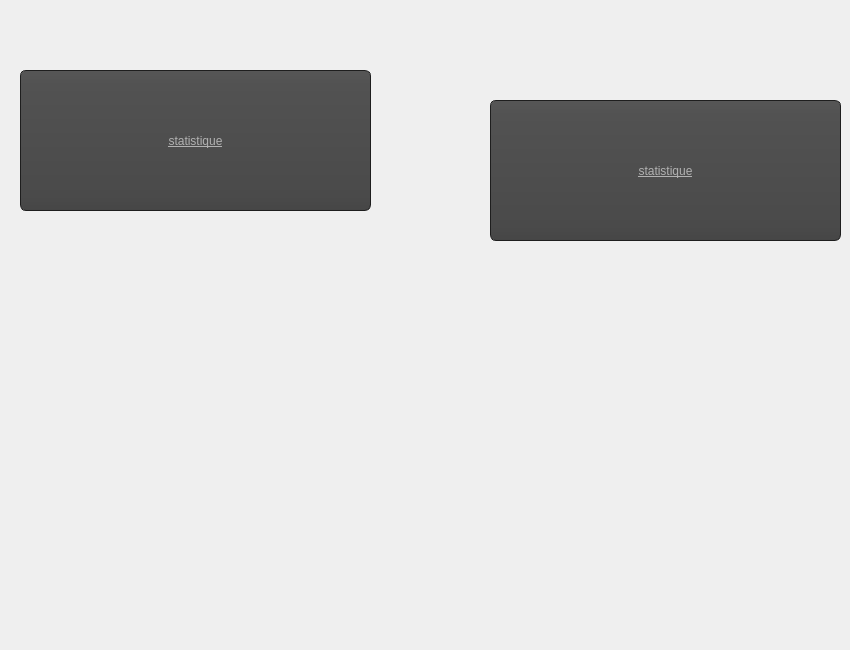
    <widget class="QWidget" name="tab_3">
     <attribute name="title">
      <string>STATISTIQUE</string>
     </attribute>
     <widget class="QPushButton" name="pushButton_Sui_m_2">
      <property name="geometry">
       <rect>
        <x>20</x>
        <y>70</y>
        <width>351</width>
        <height>141</height>
       </rect>
      </property>
      <property name="font">
       <font>
        <family>MS Shell Dlg 2</family>
        <pointsize>-1</pointsize>
        <weight>50</weight>
        <italic>false</italic>
        <bold>false</bold>
        <underline>true</underline>
       </font>
      </property>
      <property name="styleSheet">
       <string notr="true">QToolTip
{
     border: 1px solid black;
     background-color: #ffa02f;
     padding: 1px;
     border-radius: 3px;
     opacity: 100;
}

QWidget
{
    color: #b1b1b1;
    background-color: #323232;
}

QWidget:item:hover
{
    background-color: QLinearGradient( x1: 0, y1: 0, x2: 0, y2: 1, stop: 0 #ffa02f, stop: 1 #ca0619);
    color: #000000;
}

QWidget:item:selected
{
    background-color: QLinearGradient( x1: 0, y1: 0, x2: 0, y2: 1, stop: 0 #ffa02f, stop: 1 #d7801a);
}

QMenuBar::item
{
    background: transparent;
}

QMenuBar::item:selected
{
    background: transparent;
    border: 1px solid #ffaa00;
}

QMenuBar::item:pressed
{
    background: #444;
    border: 1px solid #000;
    background-color: QLinearGradient(
        x1:0, y1:0,
        x2:0, y2:1,
        stop:1 #212121,
        stop:0.4 #343434/*,
        stop:0.2 #343434,
        stop:0.1 #ffaa00*/
    );
    margin-bottom:-1px;
    padding-bottom:1px;
}

QMenu
{
    border: 1px solid #000;
}

QMenu::item
{
    padding: 2px 20px 2px 20px;
}

QMenu::item:selected
{
    color: #000000;
}

QWidget:disabled
{
    color: #404040;
    background-color: #323232;
}

QAbstractItemView
{
    background-color: QLinearGradient( x1: 0, y1: 0, x2: 0, y2: 1, stop: 0 #4d4d4d, stop: 0.1 #646464, stop: 1 #5d5d5d);
}

QWidget:focus
{
    /*border: 2px solid QLinearGradient( x1: 0, y1: 0, x2: 0, y2: 1, stop: 0 #ffa02f, stop: 1 #d7801a);*/
}

QLineEdit
{
    background-color: QLinearGradient( x1: 0, y1: 0, x2: 0, y2: 1, stop: 0 #4d4d4d, stop: 0 #646464, stop: 1 #5d5d5d);
    padding: 1px;
    border-style: solid;
    border: 1px solid #1e1e1e;
    border-radius: 5;
}

QPushButton
{
    color: #b1b1b1;
    background-color: QLinearGradient( x1: 0, y1: 0, x2: 0, y2: 1, stop: 0 #565656, stop: 0.1 #525252, stop: 0.5 #4e4e4e, stop: 0.9 #4a4a4a, stop: 1 #464646);
    border-width: 1px;
    border-color: #1e1e1e;
    border-style: solid;
    border-radius: 6;
    padding: 3px;
    font-size: 12px;
    padding-left: 5px;
    padding-right: 5px;
}

QPushButton:pressed
{
    background-color: QLinearGradient( x1: 0, y1: 0, x2: 0, y2: 1, stop: 0 #2d2d2d, stop: 0.1 #2b2b2b, stop: 0.5 #292929, stop: 0.9 #282828, stop: 1 #252525);
}

QComboBox
{
    selection-background-color: #ffaa00;
    background-color: QLinearGradient( x1: 0, y1: 0, x2: 0, y2: 1, stop: 0 #565656, stop: 0.1 #525252, stop: 0.5 #4e4e4e, stop: 0.9 #4a4a4a, stop: 1 #464646);
    border-style: solid;
    border: 1px solid #1e1e1e;
    border-radius: 5;
}

QComboBox:hover,QPushButton:hover
{
    border: 2px solid QLinearGradient( x1: 0, y1: 0, x2: 0, y2: 1, stop: 0 #ffa02f, stop: 1 #d7801a);
}


QComboBox:on
{
    padding-top: 3px;
    padding-left: 4px;
    background-color: QLinearGradient( x1: 0, y1: 0, x2: 0, y2: 1, stop: 0 #2d2d2d, stop: 0.1 #2b2b2b, stop: 0.5 #292929, stop: 0.9 #282828, stop: 1 #252525);
    selection-background-color: #ffaa00;
}

QComboBox QAbstractItemView
{
    border: 2px solid darkgray;
    selection-background-color: QLinearGradient( x1: 0, y1: 0, x2: 0, y2: 1, stop: 0 #ffa02f, stop: 1 #d7801a);
}

QComboBox::drop-down
{
     subcontrol-origin: padding;
     subcontrol-position: top right;
     width: 15px;

     border-left-width: 0px;
     border-left-color: darkgray;
     border-left-style: solid; /* just a single line */
     border-top-right-radius: 3px; /* same radius as the QComboBox */
     border-bottom-right-radius: 3px;
 }

QComboBox::down-arrow
{
     image: url(:/down_arrow.png);
}

QGroupBox:focus
{
border: 2px solid QLinearGradient( x1: 0, y1: 0, x2: 0, y2: 1, stop: 0 #ffa02f, stop: 1 #d7801a);
}

QTextEdit:focus
{
    border: 2px solid QLinearGradient( x1: 0, y1: 0, x2: 0, y2: 1, stop: 0 #ffa02f, stop: 1 #d7801a);
}

QScrollBar:horizontal {
     border: 1px solid #222222;
     background: QLinearGradient( x1: 0, y1: 0, x2: 0, y2: 1, stop: 0.0 #121212, stop: 0.2 #282828, stop: 1 #484848);
     height: 7px;
     margin: 0px 16px 0 16px;
}

QScrollBar::handle:horizontal
{
      background: QLinearGradient( x1: 0, y1: 0, x2: 1, y2: 0, stop: 0 #ffa02f, stop: 0.5 #d7801a, stop: 1 #ffa02f);
      min-height: 20px;
      border-radius: 2px;
}

QScrollBar::add-line:horizontal {
      border: 1px solid #1b1b19;
      border-radius: 2px;
      background: QLinearGradient( x1: 0, y1: 0, x2: 1, y2: 0, stop: 0 #ffa02f, stop: 1 #d7801a);
      width: 14px;
      subcontrol-position: right;
      subcontrol-origin: margin;
}

QScrollBar::sub-line:horizontal {
      border: 1px solid #1b1b19;
      border-radius: 2px;
      background: QLinearGradient( x1: 0, y1: 0, x2: 1, y2: 0, stop: 0 #ffa02f, stop: 1 #d7801a);
      width: 14px;
     subcontrol-position: left;
     subcontrol-origin: margin;
}

QScrollBar::right-arrow:horizontal, QScrollBar::left-arrow:horizontal
{
      border: 1px solid black;
      width: 1px;
      height: 1px;
      background: white;
}

QScrollBar::add-page:horizontal, QScrollBar::sub-page:horizontal
{
      background: none;
}

QScrollBar:vertical
{
      background: QLinearGradient( x1: 0, y1: 0, x2: 1, y2: 0, stop: 0.0 #121212, stop: 0.2 #282828, stop: 1 #484848);
      width: 7px;
      margin: 16px 0 16px 0;
      border: 1px solid #222222;
}

QScrollBar::handle:vertical
{
      background: QLinearGradient( x1: 0, y1: 0, x2: 0, y2: 1, stop: 0 #ffa02f, stop: 0.5 #d7801a, stop: 1 #ffa02f);
      min-height: 20px;
      border-radius: 2px;
}

QScrollBar::add-line:vertical
{
      border: 1px solid #1b1b19;
      border-radius: 2px;
      background: QLinearGradient( x1: 0, y1: 0, x2: 0, y2: 1, stop: 0 #ffa02f, stop: 1 #d7801a);
      height: 14px;
      subcontrol-position: bottom;
      subcontrol-origin: margin;
}

QScrollBar::sub-line:vertical
{
      border: 1px solid #1b1b19;
      border-radius: 2px;
      background: QLinearGradient( x1: 0, y1: 0, x2: 0, y2: 1, stop: 0 #d7801a, stop: 1 #ffa02f);
      height: 14px;
      subcontrol-position: top;
      subcontrol-origin: margin;
}

QScrollBar::up-arrow:vertical, QScrollBar::down-arrow:vertical
{
      border: 1px solid black;
      width: 1px;
      height: 1px;
      background: white;
}


QScrollBar::add-page:vertical, QScrollBar::sub-page:vertical
{
      background: none;
}

QTextEdit
{
    background-color: #242424;
}

QPlainTextEdit
{
    background-color: #242424;
}

QHeaderView::section
{
    background-color: QLinearGradient(x1:0, y1:0, x2:0, y2:1, stop:0 #616161, stop: 0.5 #505050, stop: 0.6 #434343, stop:1 #656565);
    color: white;
    padding-left: 4px;
    border: 1px solid #6c6c6c;
}

QCheckBox:disabled
{
color: #414141;
}

QDockWidget::title
{
    text-align: center;
    spacing: 3px; /* spacing between items in the tool bar */
    background-color: QLinearGradient(x1:0, y1:0, x2:0, y2:1, stop:0 #323232, stop: 0.5 #242424, stop:1 #323232);
}

QDockWidget::close-button, QDockWidget::float-button
{
    text-align: center;
    spacing: 1px; /* spacing between items in the tool bar */
    background-color: QLinearGradient(x1:0, y1:0, x2:0, y2:1, stop:0 #323232, stop: 0.5 #242424, stop:1 #323232);
}

QDockWidget::close-button:hover, QDockWidget::float-button:hover
{
    background: #242424;
}

QDockWidget::close-button:pressed, QDockWidget::float-button:pressed
{
    padding: 1px -1px -1px 1px;
}

QMainWindow::separator
{
    background-color: QLinearGradient(x1:0, y1:0, x2:0, y2:1, stop:0 #161616, stop: 0.5 #151515, stop: 0.6 #212121, stop:1 #343434);
    color: white;
    padding-left: 4px;
    border: 1px solid #4c4c4c;
    spacing: 3px; /* spacing between items in the tool bar */
}

QMainWindow::separator:hover
{

    background-color: QLinearGradient(x1:0, y1:0, x2:0, y2:1, stop:0 #d7801a, stop:0.5 #b56c17 stop:1 #ffa02f);
    color: white;
    padding-left: 4px;
    border: 1px solid #6c6c6c;
    spacing: 3px; /* spacing between items in the tool bar */
}

QToolBar::handle
{
     spacing: 3px; /* spacing between items in the tool bar */
     background: url(:/images/handle.png);
}

QMenu::separator
{
    height: 2px;
    background-color: QLinearGradient(x1:0, y1:0, x2:0, y2:1, stop:0 #161616, stop: 0.5 #151515, stop: 0.6 #212121, stop:1 #343434);
    color: white;
    padding-left: 4px;
    margin-left: 10px;
    margin-right: 5px;
}

QProgressBar
{
    border: 2px solid grey;
    border-radius: 5px;
    text-align: center;
}

QProgressBar::chunk
{
    background-color: #d7801a;
    width: 2.15px;
    margin: 0.5px;
}

QTabBar::tab {
    color: #b1b1b1;
    border: 1px solid #444;
    border-bottom-style: none;
    background-color: #323232;
    padding-left: 10px;
    padding-right: 10px;
    padding-top: 3px;
    padding-bottom: 2px;
    margin-right: -1px;
}

QTabWidget::pane {
    border: 1px solid #444;
    top: 1px;
}

QTabBar::tab:last
{
    margin-right: 0; /* the last selected tab has nothing to overlap with on the right */
    border-top-right-radius: 3px;
}

QTabBar::tab:first:!selected
{
 margin-left: 0px; /* the last selected tab has nothing to overlap with on the right */


    border-top-left-radius: 3px;
}

QTabBar::tab:!selected
{
    color: #b1b1b1;
    border-bottom-style: solid;
    margin-top: 3px;
    background-color: QLinearGradient(x1:0, y1:0, x2:0, y2:1, stop:1 #212121, stop:.4 #343434);
}

QTabBar::tab:selected
{
    border-top-left-radius: 3px;
    border-top-right-radius: 3px;
    margin-bottom: 0px;
}

QTabBar::tab:!selected:hover
{
    /*border-top: 2px solid #ffaa00;
    padding-bottom: 3px;*/
    border-top-left-radius: 3px;
    border-top-right-radius: 3px;
    background-color: QLinearGradient(x1:0, y1:0, x2:0, y2:1, stop:1 #212121, stop:0.4 #343434, stop:0.2 #343434, stop:0.1 #ffaa00);
}

QRadioButton::indicator:checked, QRadioButton::indicator:unchecked{
    color: #b1b1b1;
    background-color: #323232;
    border: 1px solid #b1b1b1;
    border-radius: 6px;
}

QRadioButton::indicator:checked
{
    background-color: qradialgradient(
        cx: 0.5, cy: 0.5,
        fx: 0.5, fy: 0.5,
        radius: 1.0,
        stop: 0.25 #ffaa00,
        stop: 0.3 #323232
    );
}

QCheckBox::indicator{
    color: #b1b1b1;
    background-color: #323232;
    border: 1px solid #b1b1b1;
    width: 9px;
    height: 9px;
}

QRadioButton::indicator
{
    border-radius: 6px;
}

QRadioButton::indicator:hover, QCheckBox::indicator:hover
{
    border: 1px solid #ffaa00;
}

QCheckBox::indicator:checked
{
    image:url(:/images/checkbox.png);
}

QCheckBox::indicator:disabled, QRadioButton::indicator:disabled
{
    border: 1px solid #444;
}</string>
      </property>
      <property name="text">
       <string>statistique</string>
      </property>
     </widget>
     <widget class="QPushButton" name="pushButton_Sui_m_3">
      <property name="geometry">
       <rect>
        <x>490</x>
        <y>100</y>
        <width>351</width>
        <height>141</height>
       </rect>
      </property>
      <property name="font">
       <font>
        <family>MS Shell Dlg 2</family>
        <pointsize>-1</pointsize>
        <weight>50</weight>
        <italic>false</italic>
        <bold>false</bold>
        <underline>true</underline>
       </font>
      </property>
      <property name="styleSheet">
       <string notr="true">QToolTip
{
     border: 1px solid black;
     background-color: #ffa02f;
     padding: 1px;
     border-radius: 3px;
     opacity: 100;
}

QWidget
{
    color: #b1b1b1;
    background-color: #323232;
}

QWidget:item:hover
{
    background-color: QLinearGradient( x1: 0, y1: 0, x2: 0, y2: 1, stop: 0 #ffa02f, stop: 1 #ca0619);
    color: #000000;
}

QWidget:item:selected
{
    background-color: QLinearGradient( x1: 0, y1: 0, x2: 0, y2: 1, stop: 0 #ffa02f, stop: 1 #d7801a);
}

QMenuBar::item
{
    background: transparent;
}

QMenuBar::item:selected
{
    background: transparent;
    border: 1px solid #ffaa00;
}

QMenuBar::item:pressed
{
    background: #444;
    border: 1px solid #000;
    background-color: QLinearGradient(
        x1:0, y1:0,
        x2:0, y2:1,
        stop:1 #212121,
        stop:0.4 #343434/*,
        stop:0.2 #343434,
        stop:0.1 #ffaa00*/
    );
    margin-bottom:-1px;
    padding-bottom:1px;
}

QMenu
{
    border: 1px solid #000;
}

QMenu::item
{
    padding: 2px 20px 2px 20px;
}

QMenu::item:selected
{
    color: #000000;
}

QWidget:disabled
{
    color: #404040;
    background-color: #323232;
}

QAbstractItemView
{
    background-color: QLinearGradient( x1: 0, y1: 0, x2: 0, y2: 1, stop: 0 #4d4d4d, stop: 0.1 #646464, stop: 1 #5d5d5d);
}

QWidget:focus
{
    /*border: 2px solid QLinearGradient( x1: 0, y1: 0, x2: 0, y2: 1, stop: 0 #ffa02f, stop: 1 #d7801a);*/
}

QLineEdit
{
    background-color: QLinearGradient( x1: 0, y1: 0, x2: 0, y2: 1, stop: 0 #4d4d4d, stop: 0 #646464, stop: 1 #5d5d5d);
    padding: 1px;
    border-style: solid;
    border: 1px solid #1e1e1e;
    border-radius: 5;
}

QPushButton
{
    color: #b1b1b1;
    background-color: QLinearGradient( x1: 0, y1: 0, x2: 0, y2: 1, stop: 0 #565656, stop: 0.1 #525252, stop: 0.5 #4e4e4e, stop: 0.9 #4a4a4a, stop: 1 #464646);
    border-width: 1px;
    border-color: #1e1e1e;
    border-style: solid;
    border-radius: 6;
    padding: 3px;
    font-size: 12px;
    padding-left: 5px;
    padding-right: 5px;
}

QPushButton:pressed
{
    background-color: QLinearGradient( x1: 0, y1: 0, x2: 0, y2: 1, stop: 0 #2d2d2d, stop: 0.1 #2b2b2b, stop: 0.5 #292929, stop: 0.9 #282828, stop: 1 #252525);
}

QComboBox
{
    selection-background-color: #ffaa00;
    background-color: QLinearGradient( x1: 0, y1: 0, x2: 0, y2: 1, stop: 0 #565656, stop: 0.1 #525252, stop: 0.5 #4e4e4e, stop: 0.9 #4a4a4a, stop: 1 #464646);
    border-style: solid;
    border: 1px solid #1e1e1e;
    border-radius: 5;
}

QComboBox:hover,QPushButton:hover
{
    border: 2px solid QLinearGradient( x1: 0, y1: 0, x2: 0, y2: 1, stop: 0 #ffa02f, stop: 1 #d7801a);
}


QComboBox:on
{
    padding-top: 3px;
    padding-left: 4px;
    background-color: QLinearGradient( x1: 0, y1: 0, x2: 0, y2: 1, stop: 0 #2d2d2d, stop: 0.1 #2b2b2b, stop: 0.5 #292929, stop: 0.9 #282828, stop: 1 #252525);
    selection-background-color: #ffaa00;
}

QComboBox QAbstractItemView
{
    border: 2px solid darkgray;
    selection-background-color: QLinearGradient( x1: 0, y1: 0, x2: 0, y2: 1, stop: 0 #ffa02f, stop: 1 #d7801a);
}

QComboBox::drop-down
{
     subcontrol-origin: padding;
     subcontrol-position: top right;
     width: 15px;

     border-left-width: 0px;
     border-left-color: darkgray;
     border-left-style: solid; /* just a single line */
     border-top-right-radius: 3px; /* same radius as the QComboBox */
     border-bottom-right-radius: 3px;
 }

QComboBox::down-arrow
{
     image: url(:/down_arrow.png);
}

QGroupBox:focus
{
border: 2px solid QLinearGradient( x1: 0, y1: 0, x2: 0, y2: 1, stop: 0 #ffa02f, stop: 1 #d7801a);
}

QTextEdit:focus
{
    border: 2px solid QLinearGradient( x1: 0, y1: 0, x2: 0, y2: 1, stop: 0 #ffa02f, stop: 1 #d7801a);
}

QScrollBar:horizontal {
     border: 1px solid #222222;
     background: QLinearGradient( x1: 0, y1: 0, x2: 0, y2: 1, stop: 0.0 #121212, stop: 0.2 #282828, stop: 1 #484848);
     height: 7px;
     margin: 0px 16px 0 16px;
}

QScrollBar::handle:horizontal
{
      background: QLinearGradient( x1: 0, y1: 0, x2: 1, y2: 0, stop: 0 #ffa02f, stop: 0.5 #d7801a, stop: 1 #ffa02f);
      min-height: 20px;
      border-radius: 2px;
}

QScrollBar::add-line:horizontal {
      border: 1px solid #1b1b19;
      border-radius: 2px;
      background: QLinearGradient( x1: 0, y1: 0, x2: 1, y2: 0, stop: 0 #ffa02f, stop: 1 #d7801a);
      width: 14px;
      subcontrol-position: right;
      subcontrol-origin: margin;
}

QScrollBar::sub-line:horizontal {
      border: 1px solid #1b1b19;
      border-radius: 2px;
      background: QLinearGradient( x1: 0, y1: 0, x2: 1, y2: 0, stop: 0 #ffa02f, stop: 1 #d7801a);
      width: 14px;
     subcontrol-position: left;
     subcontrol-origin: margin;
}

QScrollBar::right-arrow:horizontal, QScrollBar::left-arrow:horizontal
{
      border: 1px solid black;
      width: 1px;
      height: 1px;
      background: white;
}

QScrollBar::add-page:horizontal, QScrollBar::sub-page:horizontal
{
      background: none;
}

QScrollBar:vertical
{
      background: QLinearGradient( x1: 0, y1: 0, x2: 1, y2: 0, stop: 0.0 #121212, stop: 0.2 #282828, stop: 1 #484848);
      width: 7px;
      margin: 16px 0 16px 0;
      border: 1px solid #222222;
}

QScrollBar::handle:vertical
{
      background: QLinearGradient( x1: 0, y1: 0, x2: 0, y2: 1, stop: 0 #ffa02f, stop: 0.5 #d7801a, stop: 1 #ffa02f);
      min-height: 20px;
      border-radius: 2px;
}

QScrollBar::add-line:vertical
{
      border: 1px solid #1b1b19;
      border-radius: 2px;
      background: QLinearGradient( x1: 0, y1: 0, x2: 0, y2: 1, stop: 0 #ffa02f, stop: 1 #d7801a);
      height: 14px;
      subcontrol-position: bottom;
      subcontrol-origin: margin;
}

QScrollBar::sub-line:vertical
{
      border: 1px solid #1b1b19;
      border-radius: 2px;
      background: QLinearGradient( x1: 0, y1: 0, x2: 0, y2: 1, stop: 0 #d7801a, stop: 1 #ffa02f);
      height: 14px;
      subcontrol-position: top;
      subcontrol-origin: margin;
}

QScrollBar::up-arrow:vertical, QScrollBar::down-arrow:vertical
{
      border: 1px solid black;
      width: 1px;
      height: 1px;
      background: white;
}


QScrollBar::add-page:vertical, QScrollBar::sub-page:vertical
{
      background: none;
}

QTextEdit
{
    background-color: #242424;
}

QPlainTextEdit
{
    background-color: #242424;
}

QHeaderView::section
{
    background-color: QLinearGradient(x1:0, y1:0, x2:0, y2:1, stop:0 #616161, stop: 0.5 #505050, stop: 0.6 #434343, stop:1 #656565);
    color: white;
    padding-left: 4px;
    border: 1px solid #6c6c6c;
}

QCheckBox:disabled
{
color: #414141;
}

QDockWidget::title
{
    text-align: center;
    spacing: 3px; /* spacing between items in the tool bar */
    background-color: QLinearGradient(x1:0, y1:0, x2:0, y2:1, stop:0 #323232, stop: 0.5 #242424, stop:1 #323232);
}

QDockWidget::close-button, QDockWidget::float-button
{
    text-align: center;
    spacing: 1px; /* spacing between items in the tool bar */
    background-color: QLinearGradient(x1:0, y1:0, x2:0, y2:1, stop:0 #323232, stop: 0.5 #242424, stop:1 #323232);
}

QDockWidget::close-button:hover, QDockWidget::float-button:hover
{
    background: #242424;
}

QDockWidget::close-button:pressed, QDockWidget::float-button:pressed
{
    padding: 1px -1px -1px 1px;
}

QMainWindow::separator
{
    background-color: QLinearGradient(x1:0, y1:0, x2:0, y2:1, stop:0 #161616, stop: 0.5 #151515, stop: 0.6 #212121, stop:1 #343434);
    color: white;
    padding-left: 4px;
    border: 1px solid #4c4c4c;
    spacing: 3px; /* spacing between items in the tool bar */
}

QMainWindow::separator:hover
{

    background-color: QLinearGradient(x1:0, y1:0, x2:0, y2:1, stop:0 #d7801a, stop:0.5 #b56c17 stop:1 #ffa02f);
    color: white;
    padding-left: 4px;
    border: 1px solid #6c6c6c;
    spacing: 3px; /* spacing between items in the tool bar */
}

QToolBar::handle
{
     spacing: 3px; /* spacing between items in the tool bar */
     background: url(:/images/handle.png);
}

QMenu::separator
{
    height: 2px;
    background-color: QLinearGradient(x1:0, y1:0, x2:0, y2:1, stop:0 #161616, stop: 0.5 #151515, stop: 0.6 #212121, stop:1 #343434);
    color: white;
    padding-left: 4px;
    margin-left: 10px;
    margin-right: 5px;
}

QProgressBar
{
    border: 2px solid grey;
    border-radius: 5px;
    text-align: center;
}

QProgressBar::chunk
{
    background-color: #d7801a;
    width: 2.15px;
    margin: 0.5px;
}

QTabBar::tab {
    color: #b1b1b1;
    border: 1px solid #444;
    border-bottom-style: none;
    background-color: #323232;
    padding-left: 10px;
    padding-right: 10px;
    padding-top: 3px;
    padding-bottom: 2px;
    margin-right: -1px;
}

QTabWidget::pane {
    border: 1px solid #444;
    top: 1px;
}

QTabBar::tab:last
{
    margin-right: 0; /* the last selected tab has nothing to overlap with on the right */
    border-top-right-radius: 3px;
}

QTabBar::tab:first:!selected
{
 margin-left: 0px; /* the last selected tab has nothing to overlap with on the right */


    border-top-left-radius: 3px;
}

QTabBar::tab:!selected
{
    color: #b1b1b1;
    border-bottom-style: solid;
    margin-top: 3px;
    background-color: QLinearGradient(x1:0, y1:0, x2:0, y2:1, stop:1 #212121, stop:.4 #343434);
}

QTabBar::tab:selected
{
    border-top-left-radius: 3px;
    border-top-right-radius: 3px;
    margin-bottom: 0px;
}

QTabBar::tab:!selected:hover
{
    /*border-top: 2px solid #ffaa00;
    padding-bottom: 3px;*/
    border-top-left-radius: 3px;
    border-top-right-radius: 3px;
    background-color: QLinearGradient(x1:0, y1:0, x2:0, y2:1, stop:1 #212121, stop:0.4 #343434, stop:0.2 #343434, stop:0.1 #ffaa00);
}

QRadioButton::indicator:checked, QRadioButton::indicator:unchecked{
    color: #b1b1b1;
    background-color: #323232;
    border: 1px solid #b1b1b1;
    border-radius: 6px;
}

QRadioButton::indicator:checked
{
    background-color: qradialgradient(
        cx: 0.5, cy: 0.5,
        fx: 0.5, fy: 0.5,
        radius: 1.0,
        stop: 0.25 #ffaa00,
        stop: 0.3 #323232
    );
}

QCheckBox::indicator{
    color: #b1b1b1;
    background-color: #323232;
    border: 1px solid #b1b1b1;
    width: 9px;
    height: 9px;
}

QRadioButton::indicator
{
    border-radius: 6px;
}

QRadioButton::indicator:hover, QCheckBox::indicator:hover
{
    border: 1px solid #ffaa00;
}

QCheckBox::indicator:checked
{
    image:url(:/images/checkbox.png);
}

QCheckBox::indicator:disabled, QRadioButton::indicator:disabled
{
    border: 1px solid #444;
}</string>
      </property>
      <property name="text">
       <string>statistique</string>
      </property>
     </widget>
     <widget class="QLabel" name="statistiques_4">
      <property name="geometry">
       <rect>
        <x>240</x>
        <y>290</y>
        <width>451</width>
        <height>351</height>
       </rect>
      </property>
      <property name="text">
       <string/>
      </property>
     </widget>
    </widget>
